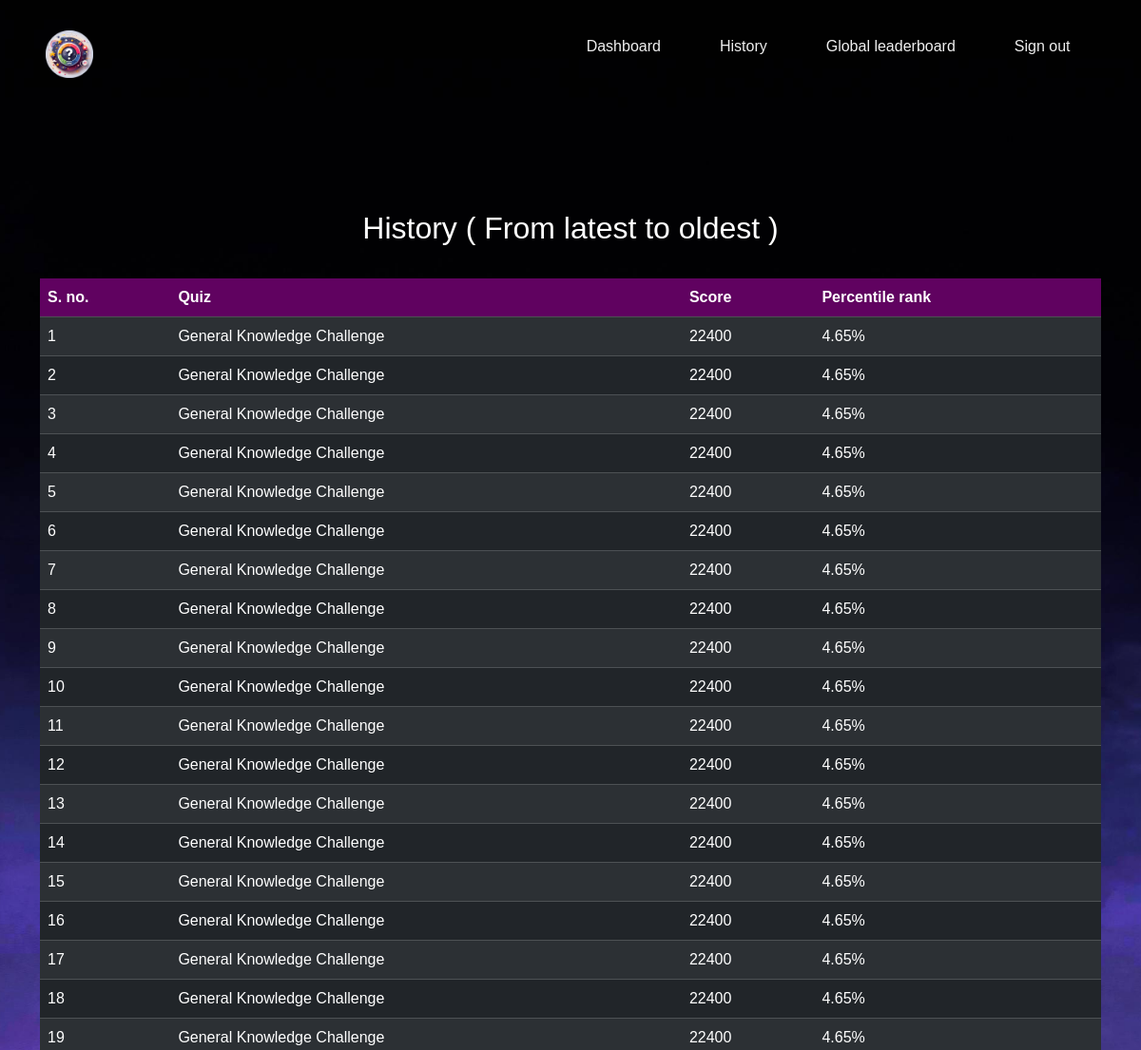
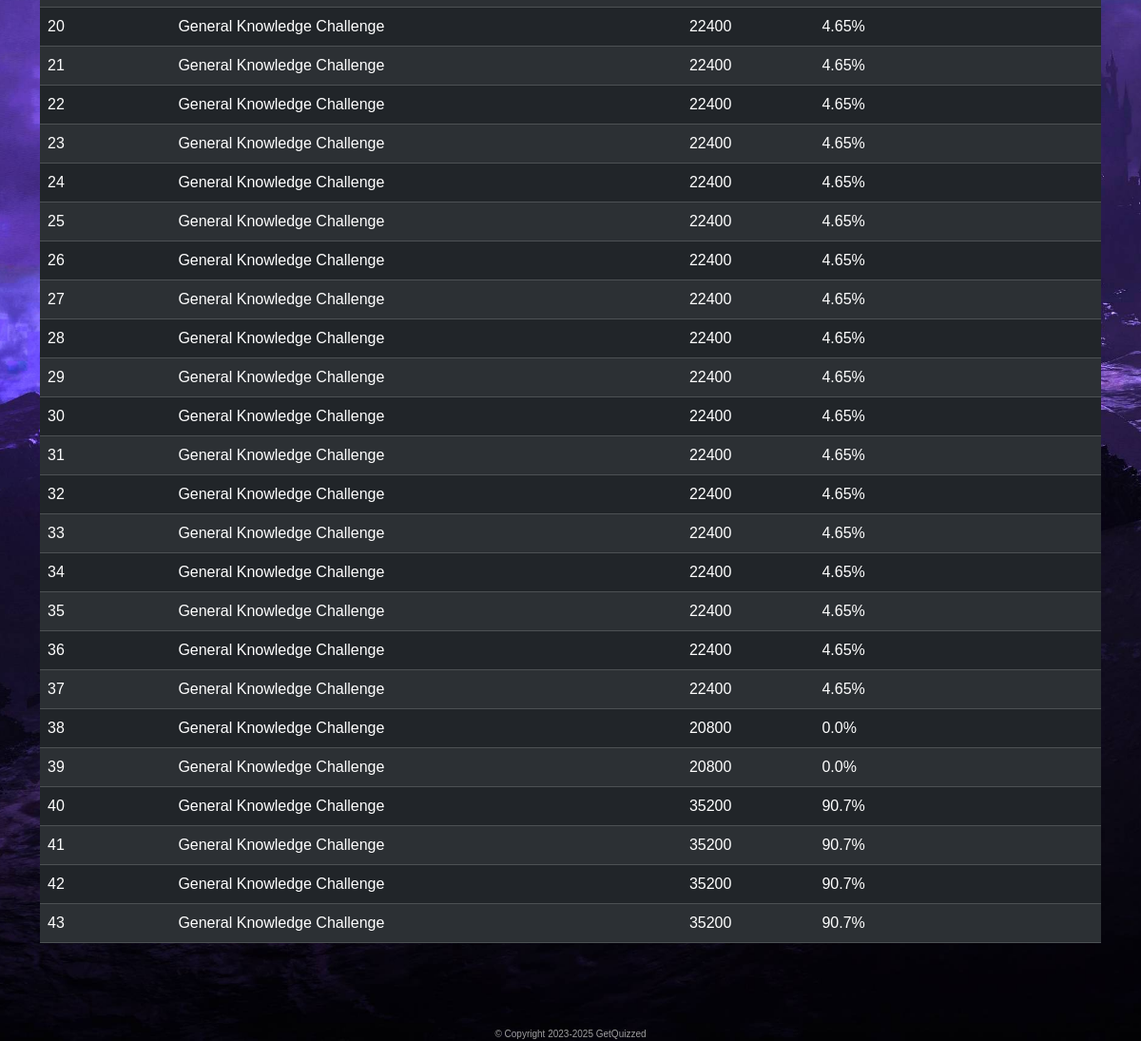
The app's page /history (signed in) with its own data (2 pictures, top to bottom).
### tables this page shows
CREATE TABLE Scores (
    score_id INTEGER PRIMARY KEY,
    user_id INTEGER NOT NULL,
    quiz_id INTEGER NOT NULL,
    score INTEGER NOT NULL,
    timestamp TIMESTAMP DEFAULT CURRENT_TIMESTAMP,
    FOREIGN KEY (user_id) REFERENCES Users(id),
    FOREIGN KEY (quiz_id) REFERENCES Quizzes(quiz_id)
);

CREATE TABLE Quizzes (
    quiz_id INTEGER PRIMARY KEY AUTOINCREMENT,
    title TEXT NOT NULL,
    description TEXT
);

### app.py (the view)
@app.route('/history')
@login_required
def history():
    user_id = session['user_id']
    history_data = db.execute("""
        SELECT Scores.score_id, Quizzes.title, Scores.score, Scores.timestamp,Quizzes.quiz_id
        FROM Scores
        JOIN Quizzes ON Scores.quiz_id = Quizzes.quiz_id
        WHERE Scores.user_id = ?
        ORDER BY Scores.timestamp DESC
    """, user_id)
    for entry in history_data:
        quiz_id = entry['quiz_id']
        user_score = entry['score']
        total_scores = db.execute("SELECT score FROM Scores WHERE quiz_id = ?", quiz_id)
        percentile_rank = calculate_percentile_rank(user_score, total_scores)
        entry['percentile_rank'] = f"{round(percentile_rank,2)}%"
    return render_template('history.html', history_data=history_data)

### app.py (called while the page is built)
@app.after_request
def after_request(response):
    response.headers["Cache-Control"] = "no-cache, no-store, must-revalidate"
    response.headers["Expires"] = 0
    response.headers["Pragma"] = "no-cache"
    return response

def calculate_percentile_rank(user,total):
    scores = [entry['score'] for entry in total]
    sorted_scores = sorted(scores)
    user_postion = sorted_scores.index(user)
    percentile_rank = (user_postion/len(sorted_scores)) * 100
    return percentile_rank

### helpers.py (called while the page is built)
def login_required(f):
    @wraps(f)
    def decorated_function(*args, **kwargs):
        if session.get("user_id") is None:
            return redirect("/login")
        return f(*args, **kwargs)
    return decorated_function

### templates/history.html (shortened to what this page needs)
{% extends "layout.html" %}
{% block links %}
<link href="https://cdn.jsdelivr.net/npm/bootstrap@5.3.2/dist/css/bootstrap.min.css" rel="stylesheet">
<link rel="stylesheet" href="/static/quizzed.css">
{% endblock %}
{% block main %}
<h1 class="page-title">History ( From latest to oldest )</h1>
<div class="container">
  <table class="table table-dark table-striped">
    <thead>
      <tr>
        <th>S. no.</th>
        <th>Quiz</th>
        <th>Score</th>
        <th>Percentile rank</th>
      </tr>
    </thead>
    {% for entry in  history_data %}
    <tr>
      <td> {{ loop.index }}</td>
      <td>{{ entry['title'] }}</td>
      <td> {{ entry['score'] }}</td>
      <td> {{ entry['percentile_rank'] }}</td>
    </tr>
    {% endfor %}
  </table>
</div>
{% endblock %}

### static/quizzed.css (style rules this page uses)
th { background-color: #600260 !important; }
.page-title { font-size: 2rem; margin: 3%; text-align: center; }

### static/layout.css (style rules this page uses)
* { margin: 0; padding: 0; box-sizing: border-box; font-family: Arial, Helvetica, sans-serif; }
:root { --white: white; --black: rgb(0, 0, 0); --links: 18px; --paragraph: 24px; --heading: 40px; --logoS: 100px; }
body { min-height: 100vh; min-width: 100%; background: url(/static/background.jpg); background-position: center; background-repeat: no-repeat; background-size: cover; background-attachment: fixed; }
* { box-sizing: border-box; }
body { margin: 0; font-family: 'Segoe UI'; }

### records on screen
Scores: title "General Knowledge Challenge", score "22400", percentile_rank "4.65%"
Scores: title "General Knowledge Challenge", score "22400", percentile_rank "4.65%"
Scores: title "General Knowledge Challenge", score "22400", percentile_rank "4.65%"
Scores: title "General Knowledge Challenge", score "22400", percentile_rank "4.65%"
Scores: title "General Knowledge Challenge", score "22400", percentile_rank "4.65%"
Scores: title "General Knowledge Challenge", score "22400", percentile_rank "4.65%"
Scores: title "General Knowledge Challenge", score "22400", percentile_rank "4.65%"
Scores: title "General Knowledge Challenge", score "22400", percentile_rank "4.65%"
Scores: title "General Knowledge Challenge", score "22400", percentile_rank "4.65%"
Scores: title "General Knowledge Challenge", score "22400", percentile_rank "4.65%"
Scores: title "General Knowledge Challenge", score "22400", percentile_rank "4.65%"
Scores: title "General Knowledge Challenge", score "22400", percentile_rank "4.65%"
Scores: title "General Knowledge Challenge", score "22400", percentile_rank "4.65%"
Scores: title "General Knowledge Challenge", score "22400", percentile_rank "4.65%"
Scores: title "General Knowledge Challenge", score "22400", percentile_rank "4.65%"
Scores: title "General Knowledge Challenge", score "22400", percentile_rank "4.65%"
Scores: title "General Knowledge Challenge", score "22400", percentile_rank "4.65%"
Scores: title "General Knowledge Challenge", score "22400", percentile_rank "4.65%"
Scores: title "General Knowledge Challenge", score "22400", percentile_rank "4.65%"
Scores: title "General Knowledge Challenge", score "22400", percentile_rank "4.65%"
Scores: title "General Knowledge Challenge", score "22400", percentile_rank "4.65%"
Scores: title "General Knowledge Challenge", score "22400", percentile_rank "4.65%"
Scores: title "General Knowledge Challenge", score "22400", percentile_rank "4.65%"
Scores: title "General Knowledge Challenge", score "22400", percentile_rank "4.65%"
Scores: title "General Knowledge Challenge", score "22400", percentile_rank "4.65%"
Scores: title "General Knowledge Challenge", score "22400", percentile_rank "4.65%"
Scores: title "General Knowledge Challenge", score "22400", percentile_rank "4.65%"
Scores: title "General Knowledge Challenge", score "22400", percentile_rank "4.65%"
Scores: title "General Knowledge Challenge", score "22400", percentile_rank "4.65%"
Scores: title "General Knowledge Challenge", score "22400", percentile_rank "4.65%"
Scores: title "General Knowledge Challenge", score "22400", percentile_rank "4.65%"
Scores: title "General Knowledge Challenge", score "22400", percentile_rank "4.65%"
Scores: title "General Knowledge Challenge", score "22400", percentile_rank "4.65%"
Scores: title "General Knowledge Challenge", score "22400", percentile_rank "4.65%"
Scores: title "General Knowledge Challenge", score "22400", percentile_rank "4.65%"
Scores: title "General Knowledge Challenge", score "22400", percentile_rank "4.65%"
Scores: title "General Knowledge Challenge", score "22400", percentile_rank "4.65%"
Scores: title "General Knowledge Challenge", score "20800", percentile_rank "0.0%"
Scores: title "General Knowledge Challenge", score "20800", percentile_rank "0.0%"
Scores: title "General Knowledge Challenge", score "35200", percentile_rank "90.7%"
Scores: title "General Knowledge Challenge", score "35200", percentile_rank "90.7%"
Scores: title "General Knowledge Challenge", score "35200", percentile_rank "90.7%"
Scores: title "General Knowledge Challenge", score "35200", percentile_rank "90.7%"
